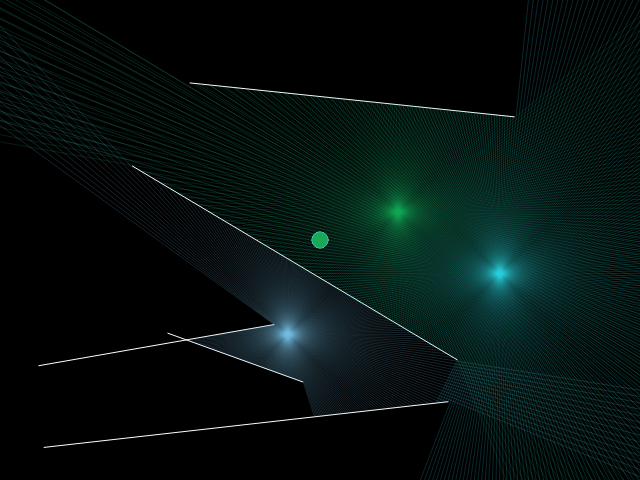
Frame 1 (no input)
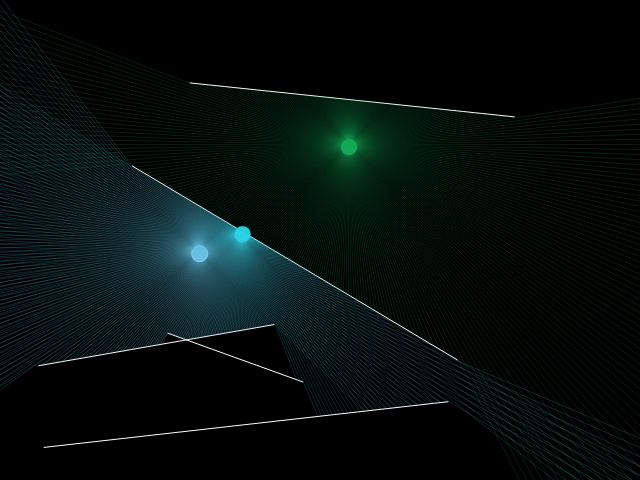
Frame 60 (no input)
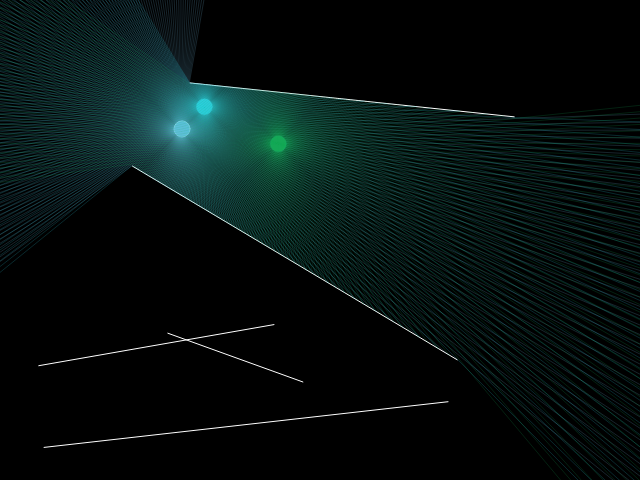
Frame 120 (the mouse pressed at the canvas centre since frame 60)

The p5.js sketch that drew these frames (run headless with seeded random() and noise() and a simulated clock; from frame 60 on, the mouse is pressed at the canvas centre):

// p5.js sketch
// ── sketch.js
const obstacles = []
const emitters = []

function setup() {
  createCanvas(640, 480)

  for (let i = 0; i < 5; i++) {
    const x1 = random(width)
    const x2 = random(width)
    const y1 = random(height)
    const y2 = random(height)
    obstacles.push(new Obstacle(createVector(x1, y1), createVector(x2, y2)))
  }

  for (let i = 0; i < 3; i++) {
    emitters.push(new Emitter())
  }
}

function draw() {
  background(0)

  for(let obstacle of obstacles) {
    obstacle.show()
  }

  for(let emitter of emitters) {
    emitter.update()
  }
}

// ── emitter.js
class Emitter {
  constructor() {
    this.xoffset = random(10000)
    this.yoffset = random(10000)
    
    this.color = {
      r : random(255),
      g : random(255),
      b : random(255)
    }

    this.position = createVector(width / 2, height / 2)
    this.rays = []
    for (let angle = 0; angle < 360; angle += 1) {
      this.rays.push(new Ray(this.position, radians(angle), this.color))
    }
  }

  updatePosition() {
    const x = noise(this.xoffset) * width
    const y = noise(this.yoffset) * height
    this.xoffset += 0.01
    this.yoffset += 0.01

    this.position = createVector(x, y)
    for(let ray of this.rays) {
      ray.updatePosition(x, y)
    }
  }

  update() {
    fill(this.color.r, this.color.g, this.color.b)
    ellipse(this.position.x, this.position.y, 16)

    this.updatePosition()

    for(let ray of this.rays) {
      ray.update()
    }
  }
}

// ── obstacle.js
class Obstacle {
  constructor(begin, end) {
    this.begin = begin
    this.end = end
  }

  show() {
    stroke(255)
    line(this.begin.x, this.begin.y, this.end.x, this.end.y)
  }
}

// ── ray.js
class Ray {
  constructor(position, angle, color) {
    this.position = position
    this.direction = p5.Vector.fromAngle(angle)
    this.hit = null;
    this.color = color || { r : 255, g : 255, b : 255}
  }

  lookAt(x, y) {
    this.direction.x = x - this.position.x;
    this.direction.y = y - this.position.y;
    this.direction.normalize();
  }

  updatePosition(x ,y) {
    this.position = createVector(x, y)
  }

  cast() {
    let closestPoint
    let closestDistance = Infinity

    for (let obstacle of obstacles) {
      const intersection = this.singleCast(obstacle);
      if (intersection && intersection.u < closestDistance) {
        closestDistance = intersection.u
        closestPoint = intersection.point
      }
    }

    if (closestPoint)
      this.hit = closestPoint
    else
      this.hit = null
  }

  singleCast(obstacle) {
    const x1 = obstacle.begin.x
    const y1 = obstacle.begin.y
    const x2 = obstacle.end.x
    const y2 = obstacle.end.y

    const x3 = this.position.x
    const y3 = this.position.y
    const x4 = this.position.x + this.direction.x
    const y4 = this.position.y + this.direction.y

    const den = (x1 - x2) * (y3 - y4) - (y1 - y2) * (x3 - x4)
    if (den === 0)
      return

    const t = ((x1 - x3) * (y3 - y4) - (y1 - y3) * (x3 - x4)) / den
    const u = -((x1 - x2) * (y1 - y3) - (y1 - y2) * (x1 - x3)) / den

    if (t > 0 && t < 1 && u > 0) {
      const intersection = createVector()
      intersection.x = x1 + t * (x2 - x1)
      intersection.y = y1 + t * (y2 - y1)
      return {
        u,
        point : intersection
      }
    }
  }

  update() {
    this.cast()

    stroke(this.color.r, this.color.g, this.color.b, 50)
    push()
    if (this.hit)
      line(this.position.x, this.position.y, this.hit.x, this.hit.y);
    else {
      const endX = this.position.x + this.direction.x * 1000
      const endY = this.position.y + this.direction.y * 1000
      line(this.position.x, this.position.y, endX, endY);
    }
    pop();
  }
}
